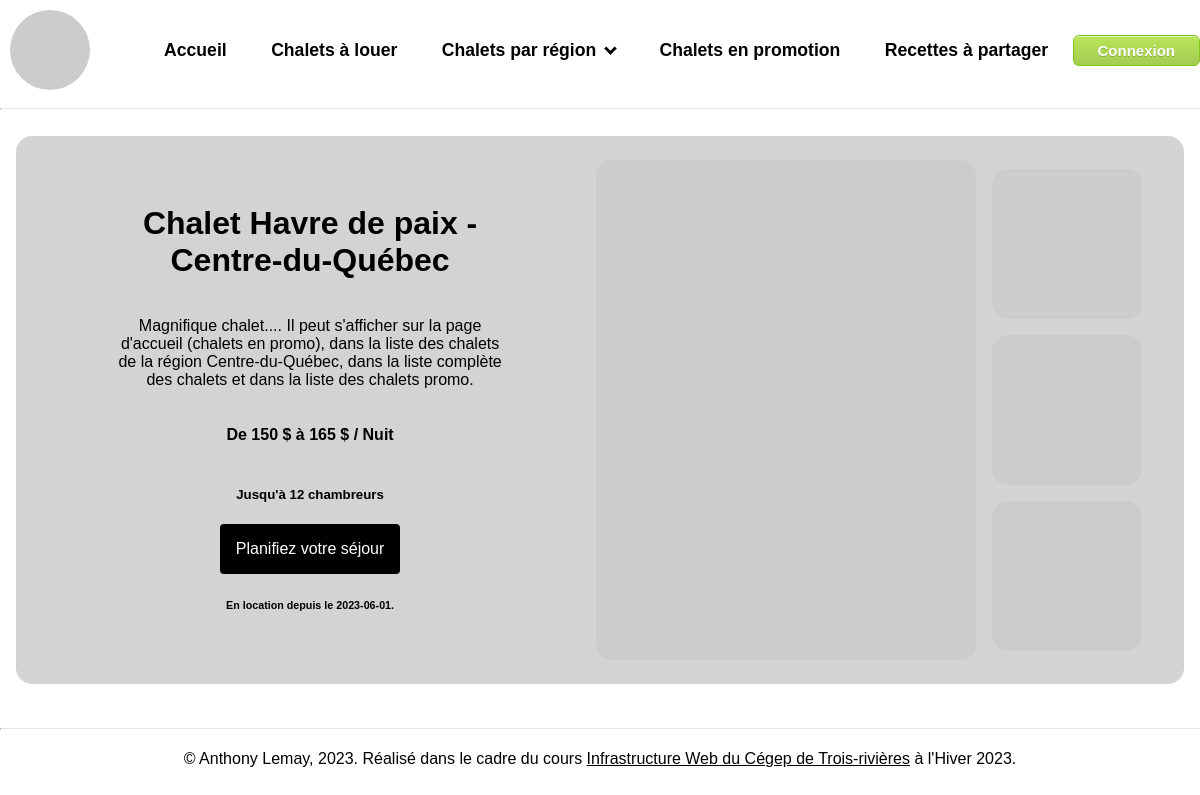
The app's page /fiche_chalet.php?id=1 with its own data.
### tables this page shows
CREATE TABLE `chalets` (
  `id` int NOT NULL,
  `nom` varchar(50) NOT NULL,
  `description` text NOT NULL,
  `personnes_max` int NOT NULL,
  `prix_haute_saison` int NOT NULL,
  `prix_basse_saison` int NOT NULL,
  `actif` tinyint(1) NOT NULL,
  `promo` tinyint(1) NOT NULL,
  `date_inscription` date NOT NULL,
  `fk_region` int NOT NULL,
  `id_picsum` int NOT NULL
);

### models/chalet.php (called while the page is built, shortened)
<?php
class ModelChalet
{
    public function __construct($id, $nom, $description, $personnes_max, $prix_haute_saison, $prix_basse_saison, $actif, $promo, $date_inscription, $fk_region, $id_picsum)
    {
        $this->id = $id;
        $this->nom = $nom;
        $this->description = $description;
        $this->personnes_max = $personnes_max;
        $this->prix_haute_saison = $prix_haute_saison;
        $this->prix_basse_saison = $prix_basse_saison;
        $this->date_inscription = $date_inscription;
        $this->id_picsum = $id_picsum;
    }
    public static function getOneChalet($id)
    {
        $mysqli = Db::connecterDB_1();
        $query = "SELECT * FROM chalets WHERE id=?";
        $requete = $mysqli->prepare($query);
        if ($requete) {
            $requete->bind_param("i", $id);
            $requete->execute();
            $resultatRequete = $requete->get_result();
            if ($enregistrement = $resultatRequete->fetch_assoc()) {
                $chalet = new ModelChalet(
                    $enregistrement['id'],
                    $enregistrement['nom'],
                    $enregistrement['description'],
                    $enregistrement['personnes_max'],
                    $enregistrement['prix_haute_saison'],
                    $enregistrement['prix_basse_saison'],
                    $enregistrement['actif'],
                    $enregistrement['promo'],
                    $enregistrement['date_inscription'],
                    $enregistrement['fk_region'],
                    $enregistrement['id_picsum']
                );
            } else {
                return null;
            }
        } else {
            return null;
        }
        return $chalet;
    }
}
?>

### views/chalets/chaletIndividuel.php (the view)
<div class="flex promoFlex">
    <div class="promoSlides">
        <div class="cardPromo">
            <div class="cardPromoInfo">
                <h1>
                    <?= $chalet->nom ?>
                </h1>
                <p>
                    <?= $chalet->description ?>
                </p>
                <h4>De
                    <?= $chalet->prix_basse_saison ?> $ à
                    <?= $chalet->prix_haute_saison ?> $ / Nuit
                </h4>
                <h5>Jusqu'à
                    <?= $chalet->personnes_max ?> chambreurs
                </h5>
                <a class="cardButton" href="#"><span>Planifiez votre séjour</span></a>
                <h6>En location depuis le
                    <?= $chalet->date_inscription ?>.
                </h6>
            </div>
            <img src="https://picsum.photos/id/<?= $chalet->id_picsum ?>/500" alt="photo du chalet #<?= $chalet->id ?>">
            <div class="cardPromoGal">
                <img src="https://picsum.photos/150?random=1" alt="photo du chalet #<?= $chalet->id ?>">
                <img src="https://picsum.photos/150?random=2" alt="photo du chalet #<?= $chalet->id ?>">
                <img src="https://picsum.photos/150?random=3" alt="photo du chalet #<?= $chalet->id ?>">
            </div>
        </div>
    </div>
</div>

### css/styles.css (style rules this page uses)
html { margin:0; padding:0 }
body { margin: 100px 0 0 0; padding: 20px 0; font-family: Arial, sans-serif; }
.light-mode, .light-mode a, .light-mode header { background-color: white; color: black; }
main h1, main h2, main>p, footer { text-align:center; }
.flex { display: flex; flex-direction: row; flex-wrap:wrap; }
.promoFlex { display:flex; flex-direction: column; justify-items: center; align-items: center; }
.promoSlides { display:flex; flex-direction: row; flex-wrap: wrap; align-items:center; justify-content:center; }
.cardPromo { padding: 1rem; margin: 1rem; background-color: lightgray; border-radius: 1rem; display:flex; flex-direction: row; align-items:center; width: 100%; }
.cardPromoGal { flex-direction: row; align-items: center; justify-content: center; margin: 0 auto; }
.cardPromoInfo { padding: 1rem; display:flex; flex-direction: column; align-items: center; justify-content: center; margin: 0 auto; }
.cardPromo img { border-radius: 1rem; max-width: 100%; margin: .5rem; }
.cardPromo h3, .cardPromo h4 { max-width: 100%;; }
.cardPromo h1 { max-width: 80%; }
.cardPromo p { max-width: 75%; text-align:center; }
.cardPromo a.cardButton { text-decoration: none; padding: 1rem; background-color: black; color: white; border-radius: .25rem; }

### records on screen
chalets: nom "Chalet Havre de paix - Centre-du-Québec", description "Magnifique chalet.... Il peut s'afficher sur la page d'accueil (chalets en promo), dans la liste des chalets de la région Centre-du-Québec, dans la liste complète des chalets et dans la liste des chalets promo.", prix_basse_saison "150", prix_haute_saison "165", personnes_max "12", date_inscription "2023-06-01"
